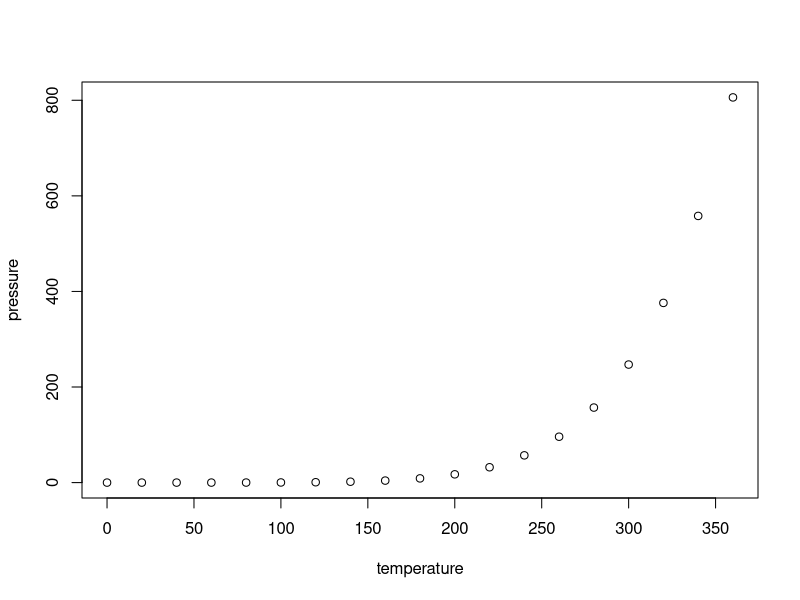
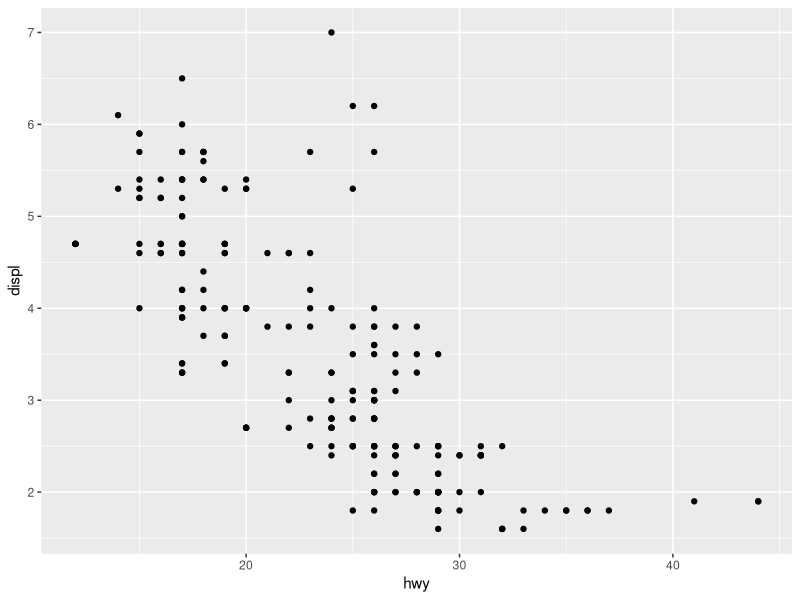

Reproduce these figures in R, in order.
## ---- chunk 1
knitr::opts_chunk$set(echo = TRUE)
## ---- chunk 2
summary(cars)
## ---- chunk 3
plot(pressure)
## ---- chunk 4
library(tidyverse)

mpg %>% ggplot() + geom_point(aes(hwy, displ))
